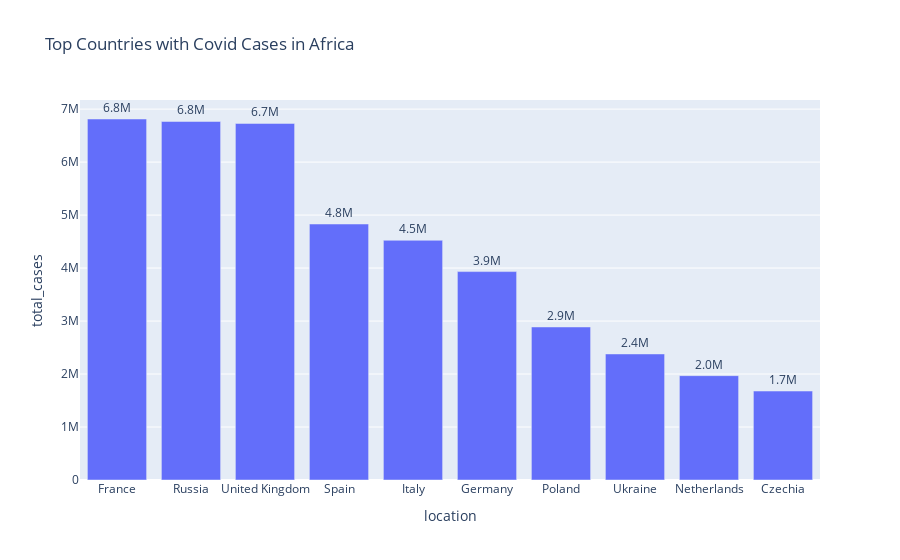

Notebook code for this chart:
### Code cell
fig = px.bar(c_e, x="location", y="total_cases", title= 'Top Countries with Covid Cases in Africa', text= 'total_cases')
fig.update_traces(texttemplate='%{text:.2s}', textposition='outside')
fig.update_layout(uniformtext_minsize=8, uniformtext_mode='hide')
fig.show()

### Figure 1 — Plotly figure (JSON) as saved in the notebook; plotly's stock layout.template omitted (floating-point values rounded to 4 significant figures)
{"data": [{"alignmentgroup": "True", "hovertemplate": "location=%{x}<br>total_cases=%{text}<extra></extra>", "legendgroup": "", "marker": {"color": "#636efa", "pattern": {"shape": ""}}, "name": "", "offsetgroup": "", "orientation": "v", "showlegend": false, "text": [6813516, 6766667, 6729912, 4831809, 4524292, 3933585, 2888028, 2379159, 1969330, 1678731], "textposition": "outside", "texttemplate": "%{text:.2s}", "type": "bar", "x": ["France", "Russia", "United Kingdom", "Spain", "Italy", "Germany", "Poland", "Ukraine", "Netherlands", "Czechia"], "xaxis": "x", "y": [6813516, 6766667, 6729912, 4831809, 4524292, 3933585, 2888028, 2379159, 1969330, 1678731], "yaxis": "y"}], "layout": {"barmode": "relative", "legend": {"tracegroupgap": 0}, "title": {"text": "Top Countries with Covid Cases in Africa"}, "uniformtext": {"minsize": 8, "mode": "hide"}, "xaxis": {"anchor": "y", "domain": [0, 1], "title": {"text": "location"}}, "yaxis": {"anchor": "x", "domain": [0, 1], "title": {"text": "total_cases"}}}}
